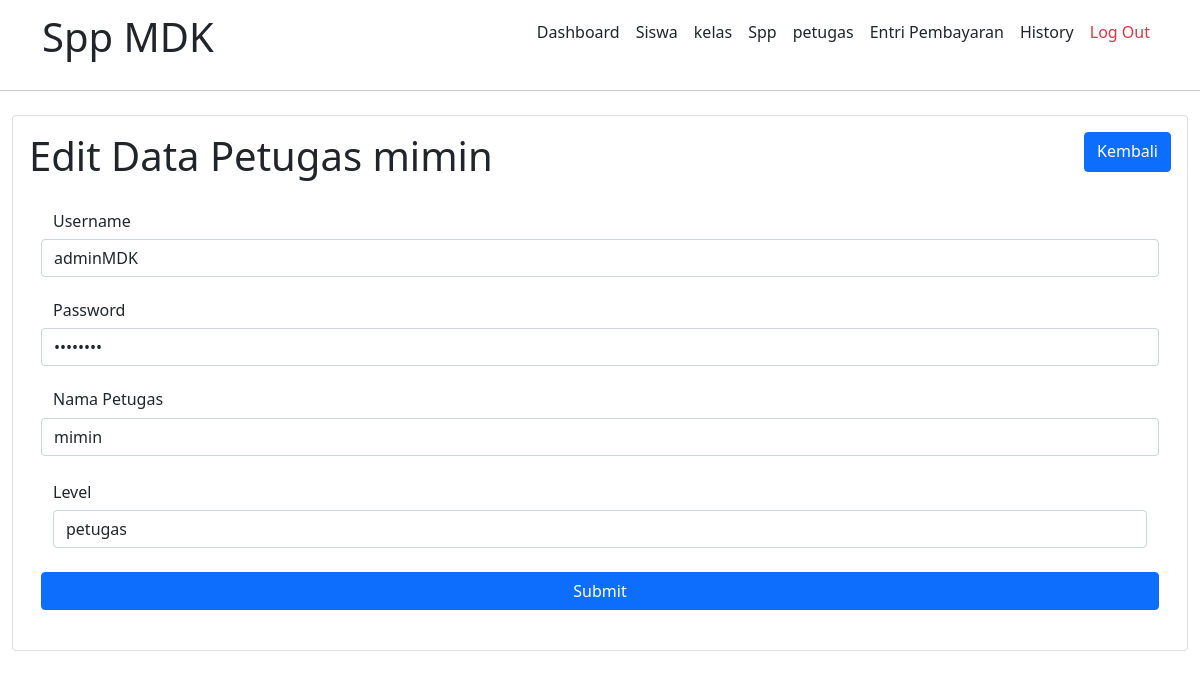
Page /admin/petugas/EditPetugas.php?id=1 (signed in) on the committed database.
### tables this page shows
CREATE TABLE `petugas` (
  `id_petugas` int(11) NOT NULL,
  `username` varchar(25) NOT NULL,
  `password` varchar(32) NOT NULL,
  `nama_petugas` varchar(35) NOT NULL,
  `level` varchar(10) NOT NULL
);

### admin/petugas/EditPetugas.php (the view, shortened to what this page needs)
<?php
include 'api/koneksi.php';
  if (isset($_GET['id'])) {
    $id = ($_GET["id"]);
    $query = "SELECT * FROM petugas WHERE id_petugas='$id'";
    $result = mysqli_query($kon, $query);
    $data = mysqli_fetch_assoc($result);
  } else {
    echo "<script>alert('Masukkan data id.');window.location='index.php';</script>";
  }
  ?>
<!DOCTYPE html>
<html lang="en">
<head>
    <link rel="stylesheet" href="../asset/css/bootstrap.min.css">
</head>
<body>
    <?php
    include 'componen/navbar.php'
    ?>
<section class="dashboard container-fluid mt-4">
        <div class="card mt-1 ">
            <div class="card-body ">
            <form method="post" action="api/EditData.php">
            <div class="row">
                    <div class="col">
                    <h1>Edit Data Petugas <?php echo $data['nama_petugas']; ?></h1>
                    </div>
                 <div class="col d-flex justify-content-end">
                  <a class="btn btn-primary mb-3" href="petugas.php" >Kembali</a>
                </div>
                    <div class="container">
                        <div class="card-body">
                            <div class="card-text m-2">
                                <div class="form-group mb-4">
                                    <div class="row">
                                        <div class="col-md-2 h6">Username</div>
                                        <input type="text" name="Data1" value="<?php echo $data['username']; ?>" class="form-control col-md-8">
                                    </div>
                                </div>
                                <div class="form-group mb-4">
                                    <div class="row">
                                        <div class="col-md-2 h6">Password</div>
                                        <input type="password" name="Data2" value="<?php echo $data['password']; ?>" class="form-control col-md-8">
                                    </div>
                                </div>
                                <div class="form-group mb-4">
                                    <div class="row">
                                        <div class="col-md-2 h6">Nama Petugas</div>
                                        <input type="text" name="Data3" value="<?php echo $data['nama_petugas']; ?>" class="form-control col-md-8">
                                    </div>
                                </div>
                                <div class="form-group mb-4">
                                    <label class="col-md-4 h6" >Level</label>
                                <select name="Data4" class="form-control">
                                    <option value="<?php echo $data['level']; ?>" selected > <?php echo $data['level']; ?></option>
                                </select>
                                </div>
                                <div class="form-group">
                                    <div class="row">
                                        <input href="petugas.php" type="submit" class="btn btn-primary">
                                    </div>
                                </div>
                            </form>
        </div>
    </section>
</body>
</html>

### rows in the picture
petugas: nama_petugas "mimin", Data1 "adminMDK", Data3 "mimin", Data4 "petugas"
